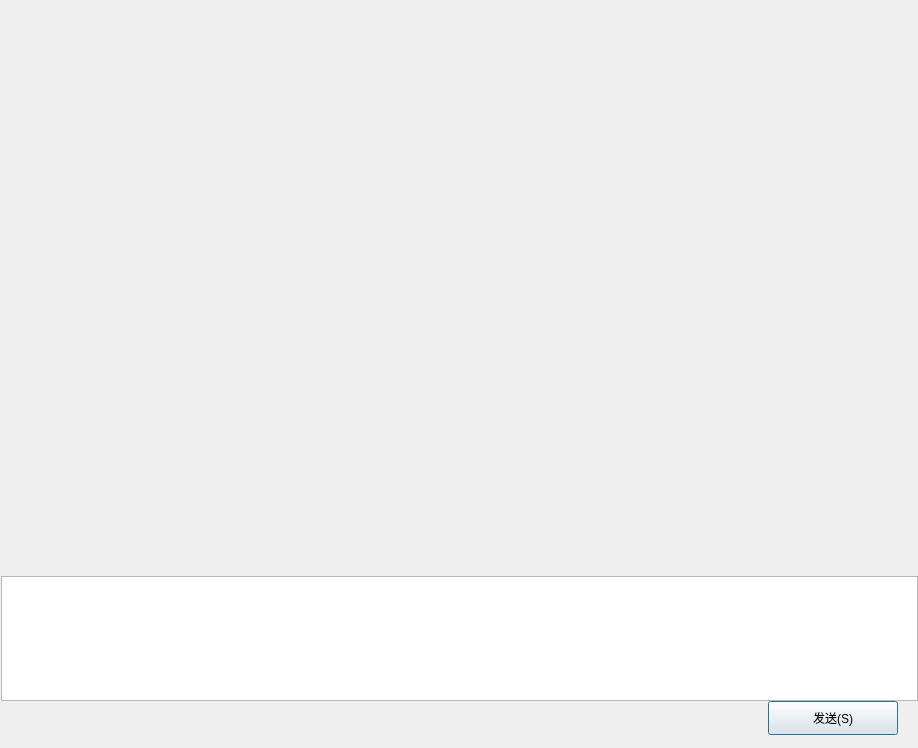
<?xml version="1.0" encoding="UTF-8"?>
<ui version="4.0">
 <class>ChatPage</class>
 <widget class="QDialog" name="ChatPage">
  <property name="geometry">
   <rect>
    <x>0</x>
    <y>0</y>
    <width>918</width>
    <height>748</height>
   </rect>
  </property>
  <property name="windowTitle">
   <string>Dialog</string>
  </property>
  <layout class="QVBoxLayout" name="verticalLayout">
   <property name="spacing">
    <number>0</number>
   </property>
   <property name="leftMargin">
    <number>0</number>
   </property>
   <property name="topMargin">
    <number>0</number>
   </property>
   <property name="rightMargin">
    <number>0</number>
   </property>
   <property name="bottomMargin">
    <number>0</number>
   </property>
   <item>
    <widget class="QWidget" name="chat_data_wid" native="true">
     <property name="sizePolicy">
      <sizepolicy hsizetype="Preferred" vsizetype="Preferred">
       <horstretch>0</horstretch>
       <verstretch>0</verstretch>
      </sizepolicy>
     </property>
     <layout class="QVBoxLayout" name="verticalLayout_4">
      <property name="spacing">
       <number>0</number>
      </property>
      <property name="leftMargin">
       <number>1</number>
      </property>
      <property name="topMargin">
       <number>0</number>
      </property>
      <property name="rightMargin">
       <number>0</number>
      </property>
      <property name="bottomMargin">
       <number>0</number>
      </property>
      <item>
       <widget class="QWidget" name="title_wid" native="true">
        <property name="minimumSize">
         <size>
          <width>0</width>
          <height>60</height>
         </size>
        </property>
        <property name="maximumSize">
         <size>
          <width>16777215</width>
          <height>60</height>
         </size>
        </property>
        <layout class="QHBoxLayout" name="horizontalLayout_3">
         <property name="leftMargin">
          <number>20</number>
         </property>
         <property name="topMargin">
          <number>9</number>
         </property>
         <property name="bottomMargin">
          <number>3</number>
         </property>
         <item>
          <widget class="QWidget" name="widget_2" native="true">
           <layout class="QHBoxLayout" name="horizontalLayout_4">
            <property name="spacing">
             <number>0</number>
            </property>
            <property name="leftMargin">
             <number>0</number>
            </property>
            <property name="topMargin">
             <number>0</number>
            </property>
            <property name="rightMargin">
             <number>0</number>
            </property>
            <property name="bottomMargin">
             <number>0</number>
            </property>
            <item>
             <widget class="QLabel" name="title_lb">
              <property name="text">
               <string/>
              </property>
             </widget>
            </item>
           </layout>
          </widget>
         </item>
        </layout>
       </widget>
      </item>
      <item>
       <widget class="ChatView" name="chat_data_list" native="true"/>
      </item>
      <item>
       <widget class="QWidget" name="tool_wid" native="true">
        <property name="minimumSize">
         <size>
          <width>0</width>
          <height>32</height>
         </size>
        </property>
        <property name="maximumSize">
         <size>
          <width>16777215</width>
          <height>32</height>
         </size>
        </property>
        <layout class="QHBoxLayout" name="horizontalLayout">
         <property name="spacing">
          <number>0</number>
         </property>
         <property name="leftMargin">
          <number>0</number>
         </property>
         <property name="topMargin">
          <number>8</number>
         </property>
         <property name="rightMargin">
          <number>0</number>
         </property>
         <property name="bottomMargin">
          <number>0</number>
         </property>
         <item>
          <spacer name="horizontalSpacer_2">
           <property name="orientation">
            <enum>Qt::Horizontal</enum>
           </property>
           <property name="sizeType">
            <enum>QSizePolicy::Fixed</enum>
           </property>
           <property name="sizeHint" stdset="0">
            <size>
             <width>10</width>
             <height>20</height>
            </size>
           </property>
          </spacer>
         </item>
         <item>
          <widget class="ClickLabel" name="emoji_lb">
           <property name="minimumSize">
            <size>
             <width>25</width>
             <height>25</height>
            </size>
           </property>
           <property name="maximumSize">
            <size>
             <width>25</width>
             <height>25</height>
            </size>
           </property>
           <property name="text">
            <string/>
           </property>
          </widget>
         </item>
         <item>
          <spacer name="horizontalSpacer_3">
           <property name="orientation">
            <enum>Qt::Horizontal</enum>
           </property>
           <property name="sizeType">
            <enum>QSizePolicy::Fixed</enum>
           </property>
           <property name="sizeHint" stdset="0">
            <size>
             <width>10</width>
             <height>20</height>
            </size>
           </property>
          </spacer>
         </item>
         <item>
          <widget class="ClickLabel" name="file_lb">
           <property name="sizePolicy">
            <sizepolicy hsizetype="Preferred" vsizetype="Preferred">
             <horstretch>0</horstretch>
             <verstretch>0</verstretch>
            </sizepolicy>
           </property>
           <property name="minimumSize">
            <size>
             <width>25</width>
             <height>25</height>
            </size>
           </property>
           <property name="maximumSize">
            <size>
             <width>25</width>
             <height>25</height>
            </size>
           </property>
           <property name="text">
            <string/>
           </property>
          </widget>
         </item>
         <item>
          <spacer name="horizontalSpacer_4">
           <property name="orientation">
            <enum>Qt::Horizontal</enum>
           </property>
           <property name="sizeHint" stdset="0">
            <size>
             <width>40</width>
             <height>20</height>
            </size>
           </property>
          </spacer>
         </item>
        </layout>
       </widget>
      </item>
      <item>
       <widget class="MessageTextEdit" name="chat_edit">
        <property name="minimumSize">
         <size>
          <width>0</width>
          <height>125</height>
         </size>
        </property>
        <property name="maximumSize">
         <size>
          <width>16777215</width>
          <height>125</height>
         </size>
        </property>
       </widget>
      </item>
      <item>
       <widget class="QWidget" name="send_wid" native="true">
        <property name="minimumSize">
         <size>
          <width>0</width>
          <height>47</height>
         </size>
        </property>
        <property name="maximumSize">
         <size>
          <width>16777215</width>
          <height>47</height>
         </size>
        </property>
        <property name="sizeIncrement">
         <size>
          <width>0</width>
          <height>0</height>
         </size>
        </property>
        <layout class="QGridLayout" name="gridLayout">
         <property name="leftMargin">
          <number>0</number>
         </property>
         <property name="topMargin">
          <number>0</number>
         </property>
         <property name="rightMargin">
          <number>0</number>
         </property>
         <property name="bottomMargin">
          <number>0</number>
         </property>
         <item row="0" column="2">
          <spacer name="horizontalSpacer_7">
           <property name="orientation">
            <enum>Qt::Horizontal</enum>
           </property>
           <property name="sizeType">
            <enum>QSizePolicy::Fixed</enum>
           </property>
           <property name="sizeHint" stdset="0">
            <size>
             <width>20</width>
             <height>20</height>
            </size>
           </property>
          </spacer>
         </item>
         <item row="0" column="0">
          <spacer name="horizontalSpacer_5">
           <property name="orientation">
            <enum>Qt::Horizontal</enum>
           </property>
           <property name="sizeHint" stdset="0">
            <size>
             <width>40</width>
             <height>20</height>
            </size>
           </property>
          </spacer>
         </item>
         <item row="0" column="1">
          <widget class="ClickBtn" name="send_btn">
           <property name="minimumSize">
            <size>
             <width>130</width>
             <height>34</height>
            </size>
           </property>
           <property name="maximumSize">
            <size>
             <width>130</width>
             <height>34</height>
            </size>
           </property>
           <property name="text">
            <string>发送(S)</string>
           </property>
          </widget>
         </item>
         <item row="1" column="1">
          <spacer name="verticalSpacer">
           <property name="orientation">
            <enum>Qt::Vertical</enum>
           </property>
           <property name="sizeHint" stdset="0">
            <size>
             <width>20</width>
             <height>40</height>
            </size>
           </property>
          </spacer>
         </item>
        </layout>
       </widget>
      </item>
     </layout>
    </widget>
   </item>
  </layout>
 </widget>
 <customwidgets>
  <customwidget>
   <class>ClickBtn</class>
   <extends>QPushButton</extends>
   <header location="global">clickbtn.h</header>
  </customwidget>
  <customwidget>
   <class>ClickLabel</class>
   <extends>QLabel</extends>
   <header location="global">clicklabel.h</header>
  </customwidget>
  <customwidget>
   <class>ChatView</class>
   <extends>QWidget</extends>
   <header location="global">chatview.h</header>
   <container>1</container>
  </customwidget>
  <customwidget>
   <class>MessageTextEdit</class>
   <extends>QTextEdit</extends>
   <header location="global">messagetextedit.h</header>
  </customwidget>
 </customwidgets>
 <resources/>
 <connections/>
</ui>
